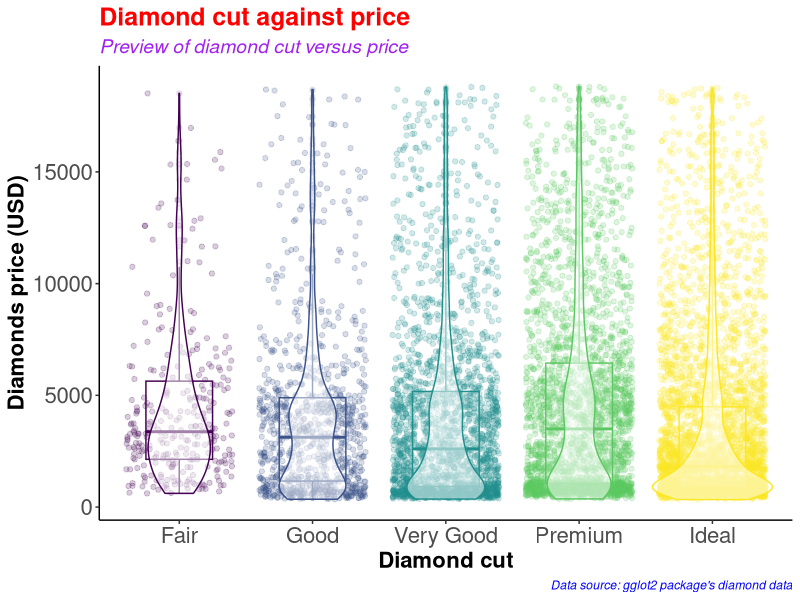
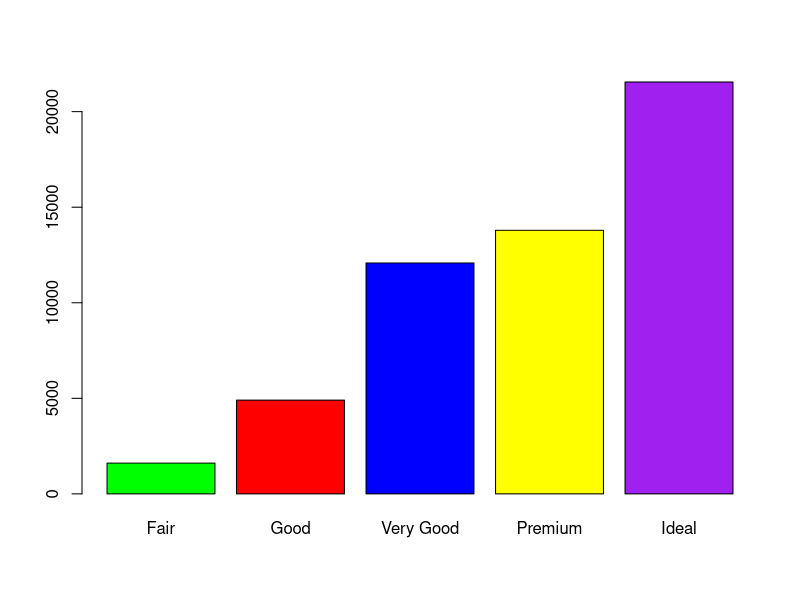
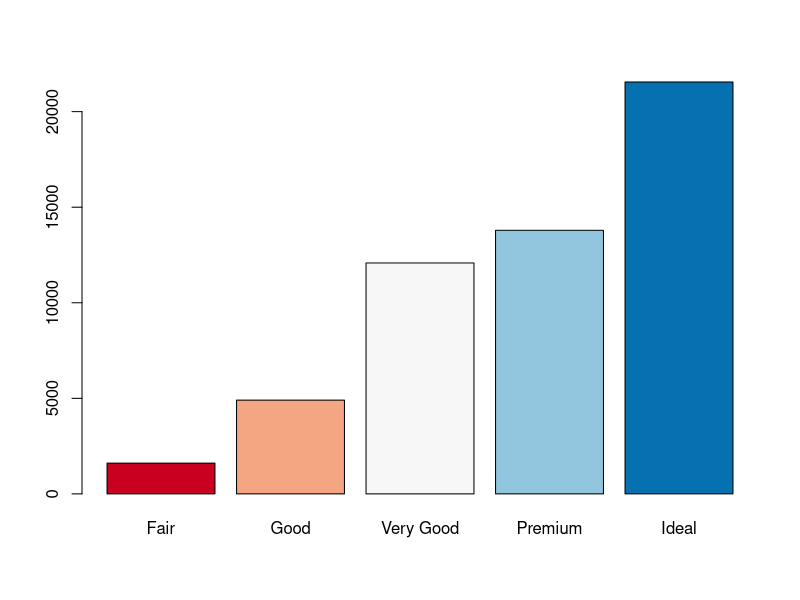
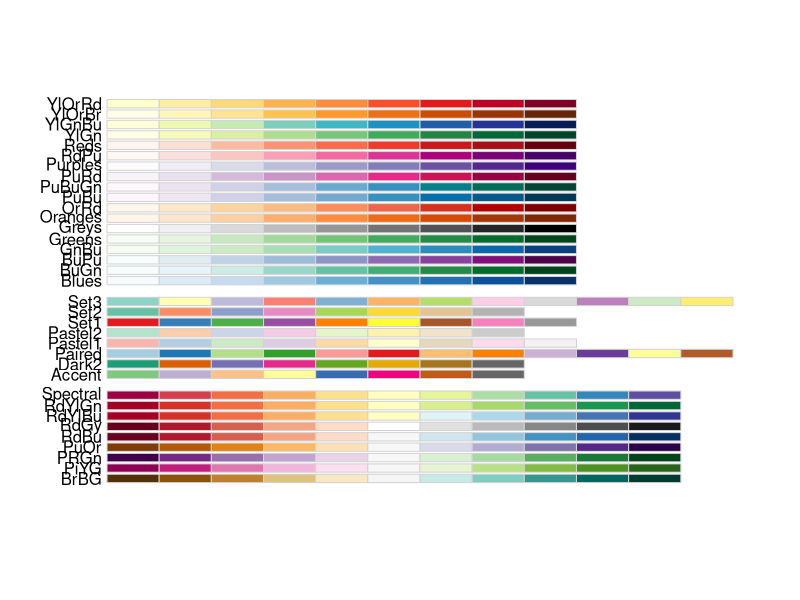
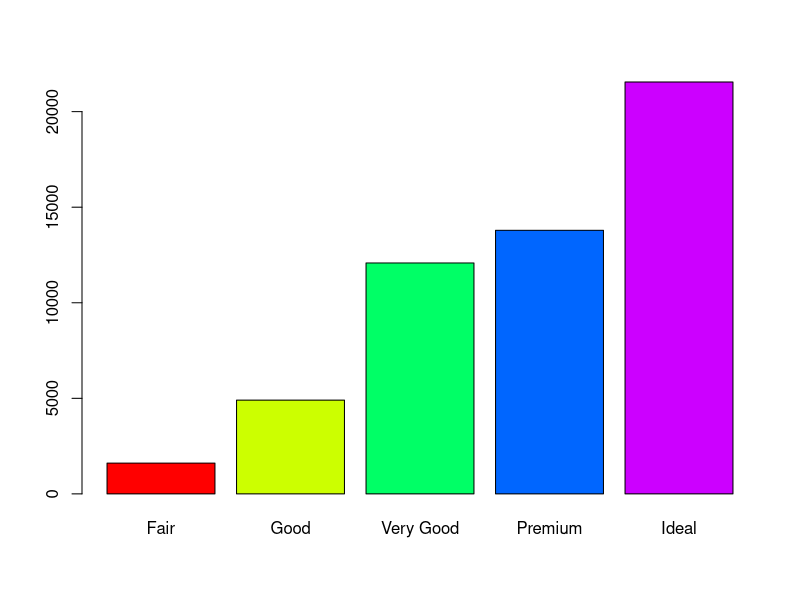
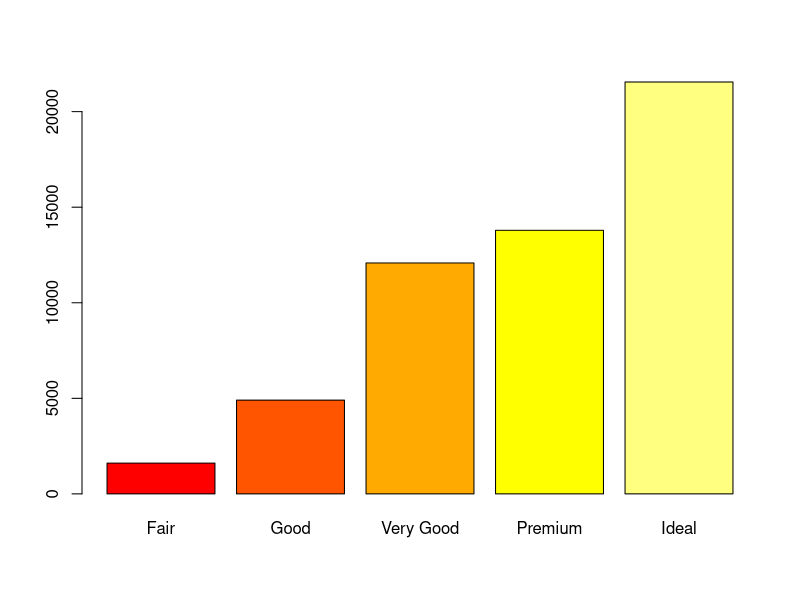
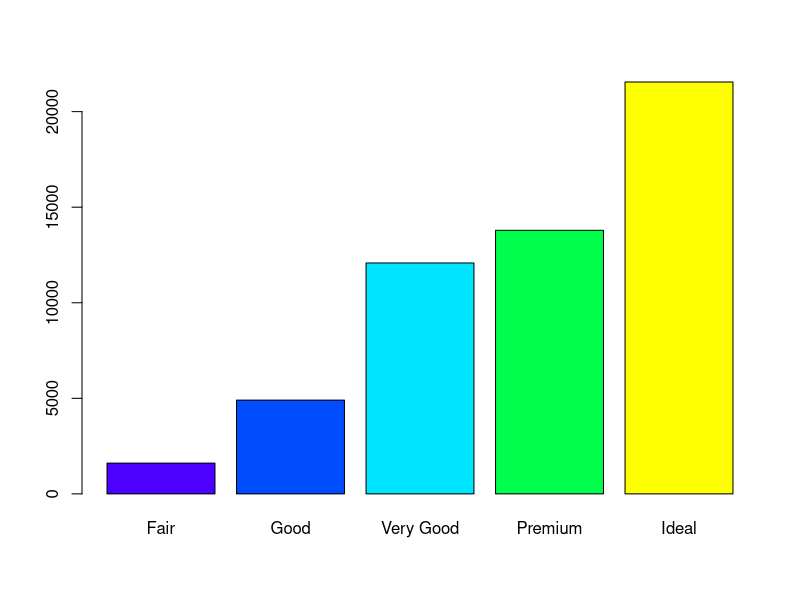
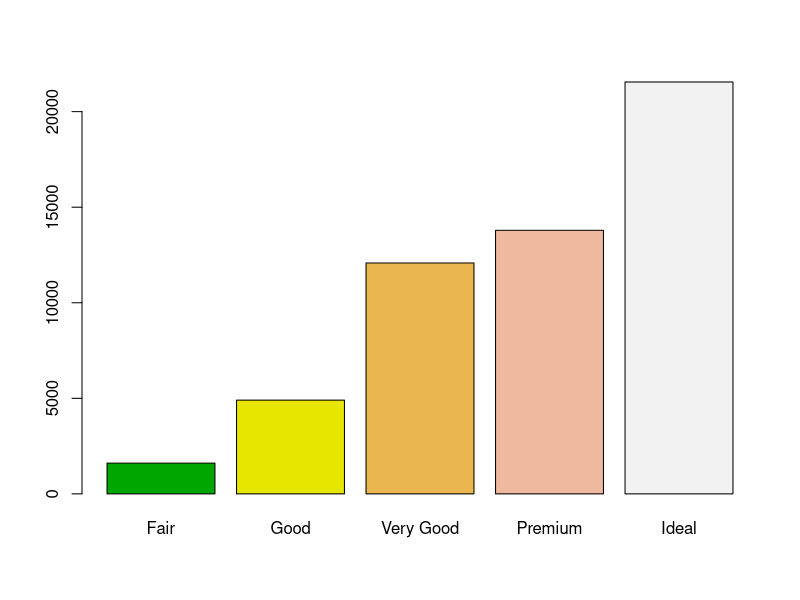

The R source for these figures, in order:
#########################################
# Name: Wyclife Agumba Oluoch           #   
# E-mail: wyclifeoluoch@gmail.com       #
# GitHub: https://github.com/Wycology   #
# Task: Boxplot and violin plots in one #
# Date: 4th Jan 2021                    #
# Last edited: 18th Feb 2021            #
#########################################

# Loading the necessary libraries for the project
library(tidyverse) # This is for data wrangling and plotting
library(RColorBrewer) # This is for generating color pallets for the plots.

diamonds_df <- diamonds # Saving the diamonds data to a new object in R.

head(diamonds) # Checking the variables in the data-set for subsequent analyses
nrow(diamonds) # Checking for the number of rows in the data. 53940 observations
ncol(diamonds) # Checking the number of variables in the data-set. 10 variables

diamonds_df %>% # Picking the diamonds data object, and then
  slice_sample(n = 0.2*(nrow(diamonds))) %>% # Picking a portion of the data-set
  ggplot(aes(x = cut, y = price, color = cut)) + # Adding the mapping variables
  geom_point(position = "jitter", alpha = 0.2) + # Adding jitter and alpha
  geom_boxplot(alpha = 0.1, width = 0.5) + # Modifying dimensions of the boxplot 
  geom_violin(alpha = 0.5) + # Adding violin plot on top of the box and jitter
  theme_classic() + # Adding my preferred theme for publication.
  theme(legend.position = "none") + # Removing the legend; it is on the x-axis
  labs(x = "Diamond cut", # Labels the x-axis.
       y = "Diamonds price (USD)", # Labeling the y-axis
       title = "Diamond cut against price", # Setting tibble of the plot
       subtitle = "Preview of diamond cut versus price", # Descriptive title beneath TITLE
       caption = "Data source: gglot2 package's diamond data") +
  theme(axis.text = element_text(size=16), # Size of labels on tick-marks
        axis.title = element_text(size=16,face="bold")) + # Size of axis labels
  theme(plot.title = element_text(color = 'red', size = 18, face = 'bold'),
        plot.subtitle = element_text(color = 'purple', size = 14, face = 'italic'),
        plot.caption = element_text(color = 'blue', face = 'italic'))

diamonds %>% 
  filter(cut == 'Very Good') %>% 
  nrow()

diamonds %>% 
  select(cut) %>% 
  table() %>% 
  barplot(col = c('green', 'red', 'blue', 'yellow', 'purple'))

# Instead of specifying the colors, we can simply use the color brewer panel 

diamonds %>% 
  select(cut) %>% 
  table() %>% 
  barplot(col = brewer.pal(n = 5, name = "RdBu"))
# To display more brewer colors options to use, run the following function:

display.brewer.all()

# Can also use rainbow colors

diamonds %>% 
  select(cut) %>% 
  table() %>% 
  barplot(col = rainbow(5))

# Can also use heat.colors
diamonds %>% 
  select(cut) %>% 
  table() %>% 
  barplot(col = heat.colors(5))

# Can also use topographic colors

diamonds %>% 
  select(cut) %>% 
  table() %>% 
  barplot(col = topo.colors(5))

# Can also use terrain colors
diamonds %>% 
  select(cut) %>% 
  table() %>% 
  barplot(col = terrain.colors(5))

# Can also use cm.colors
diamonds %>% 
  select(cut) %>% 
  table() %>% 
  barplot(col = cm.colors(5))

?getData
# That is awesome. Good for the day.
